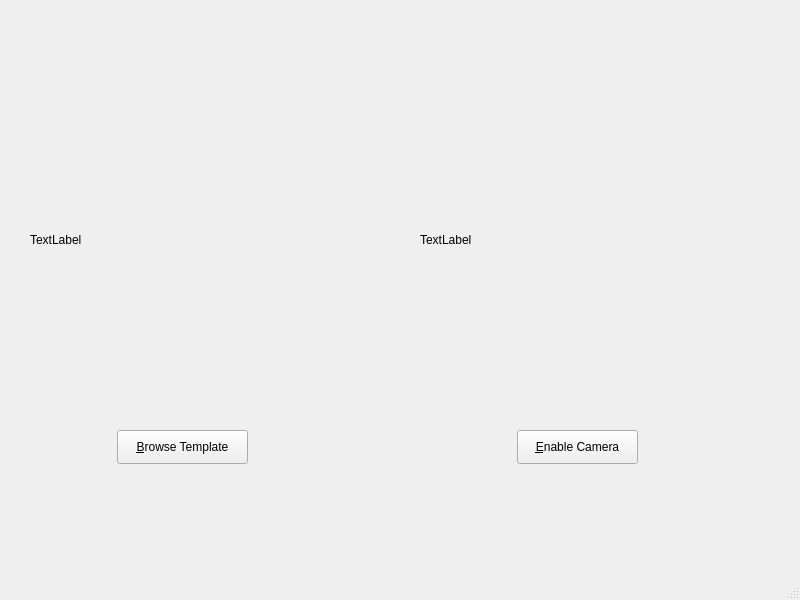
<?xml version="1.0" encoding="UTF-8"?>
<ui version="4.0">
 <class>MainWindow</class>
 <widget class="QMainWindow" name="MainWindow">
  <property name="geometry">
   <rect>
    <x>0</x>
    <y>0</y>
    <width>800</width>
    <height>600</height>
   </rect>
  </property>
  <property name="windowTitle">
   <string>SIFT Demo</string>
  </property>
  <widget class="QWidget" name="centralwidget">
   <widget class="QPushButton" name="browse_button">
    <property name="geometry">
     <rect>
      <x>117</x>
      <y>430</y>
      <width>131</width>
      <height>34</height>
     </rect>
    </property>
    <property name="focusPolicy">
     <enum>Qt::WheelFocus</enum>
    </property>
    <property name="text">
     <string>&amp;Browse Template</string>
    </property>
   </widget>
   <widget class="QPushButton" name="toggle_cam_button">
    <property name="geometry">
     <rect>
      <x>517</x>
      <y>430</y>
      <width>121</width>
      <height>34</height>
     </rect>
    </property>
    <property name="text">
     <string>&amp;Enable Camera</string>
    </property>
   </widget>
   <widget class="QLabel" name="template_label">
    <property name="geometry">
     <rect>
      <x>30</x>
      <y>120</y>
      <width>320</width>
      <height>240</height>
     </rect>
    </property>
    <property name="text">
     <string>TextLabel</string>
    </property>
   </widget>
   <widget class="QLabel" name="live_image_label">
    <property name="geometry">
     <rect>
      <x>420</x>
      <y>120</y>
      <width>320</width>
      <height>240</height>
     </rect>
    </property>
    <property name="frameShadow">
     <enum>QFrame::Sunken</enum>
    </property>
    <property name="text">
     <string>TextLabel</string>
    </property>
   </widget>
  </widget>
  <widget class="QMenuBar" name="menubar">
   <property name="geometry">
    <rect>
     <x>0</x>
     <y>0</y>
     <width>800</width>
     <height>30</height>
    </rect>
   </property>
  </widget>
  <widget class="QStatusBar" name="statusbar"/>
 </widget>
 <resources/>
 <connections/>
</ui>
